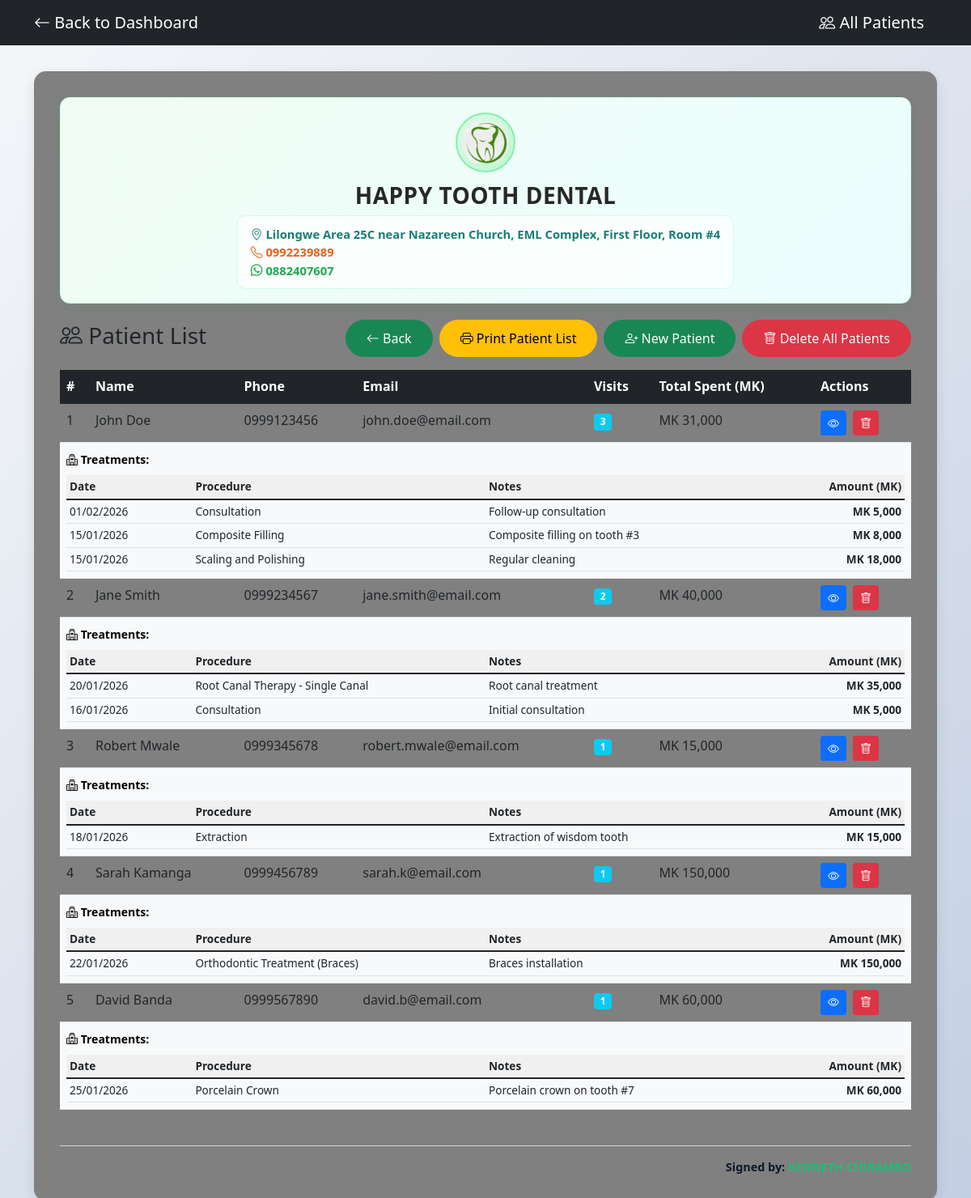
Screenshot of /patients.php (signed in) with the database file from the repository.
### tables this page shows
CREATE TABLE patients (
    id INT PRIMARY KEY AUTO_INCREMENT,
    name VARCHAR(100) NOT NULL,
    phone VARCHAR(20),
    email VARCHAR(100),
    address TEXT,
    date_of_birth DATE,
    gender ENUM('Male', 'Female', 'Other'),
    created_at TIMESTAMP DEFAULT CURRENT_TIMESTAMP,
    updated_at TIMESTAMP DEFAULT CURRENT_TIMESTAMP ON UPDATE CURRENT_TIMESTAMP
);

CREATE TABLE visits (
    id INT PRIMARY KEY AUTO_INCREMENT,
    patient_id INT NOT NULL,
    procedure_id INT NOT NULL,
    visit_date DATE NOT NULL,
    amount DECIMAL(10,2) NOT NULL,
    notes TEXT,
    created_at TIMESTAMP DEFAULT CURRENT_TIMESTAMP,
    updated_at TIMESTAMP DEFAULT CURRENT_TIMESTAMP ON UPDATE CURRENT_TIMESTAMP,
    FOREIGN KEY (patient_id) REFERENCES patients(id) ON DELETE CASCADE,
    FOREIGN KEY (procedure_id) REFERENCES procedures(id)
);

CREATE TABLE procedures (
    id INT PRIMARY KEY,
    name VARCHAR(150) NOT NULL,
    price DECIMAL(10,2) NOT NULL,
    category VARCHAR(50),
    description TEXT,
    created_at TIMESTAMP DEFAULT CURRENT_TIMESTAMP
);

### patients.php (the view, shortened to what this page needs)
<?php
require_once 'database.php';
$patients = [];
$patient_treatments = [];
try {
    $stmt = $pdo->query("
        SELECT p.*, COUNT(v.id) as visit_count, COALESCE(SUM(v.amount), 0) as total_spent
        FROM patients p
        LEFT JOIN visits v ON p.id = v.patient_id
        GROUP BY p.id
        ORDER BY p.created_at DESC
    ");
    $patients = $stmt->fetchAll();
    foreach ($patients as $patient) {
        $treat_stmt = $pdo->prepare("
            SELECT v.id, v.visit_date, v.amount, pr.name as procedure_name, v.notes
            FROM visits v
            JOIN procedures pr ON v.procedure_id = pr.id
            WHERE v.patient_id = ?
            ORDER BY v.visit_date DESC
        ");
        $treat_stmt->execute([$patient['id']]);
        $patient_treatments[$patient['id']] = $treat_stmt->fetchAll();
    }
} catch(PDOException $e) {
}
?>
<!DOCTYPE html>
<html lang="en">
<head>
    <link href="https://cdn.jsdelivr.net/npm/bootstrap@5.1.3/dist/css/bootstrap.min.css" rel="stylesheet">
    <link rel="stylesheet" href="https://cdn.jsdelivr.net/npm/bootstrap-icons@1.8.1/font/bootstrap-icons.css">
</head>
<body>
    <nav class="navbar navbar-dark bg-dark no-print">
        <div class="container">
            <a href="index.php" class="navbar-brand">
                <i class="bi bi-arrow-left"></i> Back to Dashboard
            </a>
            <span class="navbar-brand">
                <i class="bi bi-people"></i> All Patients
            </span>
        </div>
    </nav>
    <div class="container">
        <div class="main-card">
            <div class="clinic-topbar text-center">
                <img src="Screenshot%20(1)_5509.jpg" alt="Happy Tooth Dental logo" class="tooth-brand" aria-label="Dental clinic logo">
                <h3><?php echo CLINIC_NAME; ?></h3>
                <div class="meta">
                    <span class="location-text"><i class="bi bi-geo-alt"></i> <?php echo CLINIC_LOCATION; ?></span><br>
                    <span class="phone-text"><i class="bi bi-telephone"></i> <?php echo CLINIC_CONTACT; ?></span><br>
                    <span class="whatsapp-text"><i class="bi bi-whatsapp"></i> <?php echo CLINIC_WHATSAPP; ?></span>
                </div>
            </div>
            <div class="d-flex justify-content-between align-items-center mb-3 no-print">
                <h3><i class="bi bi-people"></i> Patient List</h3>
                <div class="d-flex gap-2 flex-wrap">
                    <a href="index.php" class="btn btn-success btn-action" style="color: #fff;">
                        <i class="bi bi-arrow-left"></i> Back
                    </a>
                    <button onclick="window.print()" class="btn btn-warning btn-action">
                        <i class="bi bi-printer"></i> Print Patient List
                    </button>
                    <a href="add_patient.php" class="btn btn-success btn-action">
                        <i class="bi bi-person-plus"></i> New Patient
                    </a>
                    <button type="button" class="btn btn-danger btn-action" data-bs-toggle="modal" data-bs-target="#deleteAllPatientsModal">
                        <i class="bi bi-trash"></i> Delete All Patients
                    </button>
                </div>
            </div>
            <div class="table-responsive">
                <table class="table table-hover">
                    <thead class="table-dark">
                        <tr>
                            <th>#</th>
                            <th>Name</th>
                            <th>Phone</th>
                            <th>Email</th>
                            <th>Visits</th>
                            <th>Total Spent (MK)</th>
                            <th class="no-print">Actions</th>
                        </tr>
                    </thead>
                    <tbody>
                        <?php if (count($patients) > 0): ?>
                            <?php foreach ($patients as $index => $patient): ?>
                            <tr>
                                <td><?php echo $index + 1; ?></td>
                                <td><?php echo htmlspecialchars($patient['name']); ?></td>
                                <td><?php echo htmlspecialchars($patient['phone']); ?></td>
                                <td><?php echo htmlspecialchars($patient['email']); ?></td>
                                <td><span class="badge bg-info"><?php echo $patient['visit_count']; ?></span></td>
                                <td>MK <?php echo number_format($patient['total_spent'], 0); ?></td>
                                <td class="no-print">
                                    <div class="d-flex gap-2">
                                        <a href="patient_history.php?id=<?php echo $patient['id']; ?>" class="btn btn-sm btn-primary">
                                            <i class="bi bi-eye"></i>
                                        </a>
                                        <form method="POST" onsubmit="return confirm('Are you sure you want to delete this patient?');" class="d-inline">
                                            <button type="submit" class="btn btn-sm btn-danger" title="Delete patient">
                                                <i class="bi bi-trash"></i>
                                            </button>
                                        </form>
                                    </div>
                                </td>
                            </tr>
                            <?php if (!empty($patient_treatments[$patient['id']])): ?>
                                <tr class="table-light">
                                    <td colspan="7">
                                        <small><strong><i class="bi bi-hospital"></i> Treatments:</strong></small>
                                        <table class="table table-sm mb-0" style="margin-top: 0.5rem;">
                                            <thead>
                                                <tr style="background: #f0f0f0;">
                                                    <th style="width: 15%; font-size: 0.85rem;">Date</th>
                                                    <th style="width: 35%; font-size: 0.85rem;">Procedure</th>
                                                    <th style="width: 30%; font-size: 0.85rem;">Notes</th>
                                                    <th style="width: 20%; text-align: right; font-size: 0.85rem;">Amount (MK)</th>
                                                </tr>
                                            </thead>
                                            <tbody>
                                                <?php foreach ($patient_treatments[$patient['id']] as $treatment): ?>
                                                    <tr>
                                                        <td style="font-size: 0.85rem;"><?php echo date('d/m/Y', strtotime($treatment['visit_date'])); ?></td>
                                                        <td style="font-size: 0.85rem;"><?php echo htmlspecialchars($treatment['procedure_name']); ?></td>
                                                        <td style="font-size: 0.85rem;"><?php echo htmlspecialchars($treatment['notes']); ?></td>
                                                        <td style="text-align: right; font-size: 0.85rem; font-weight: bold;">MK <?php echo number_format($treatment['amount'], 0); ?></td>
                                                    </tr>
                                                <?php endforeach; ?>
                                            </tbody>
                                        </table>
                                    </td>
                                </tr>
                            <?php endif; ?>
                            <?php endforeach; ?>
                        <?php endif; ?>
                    </tbody>
                </table>
            </div>
            <div class="patient-signature">
                Signed by: <span>KENNETH CHIRAMBO</span>
            </div>
        </div>
    </div>
</body>
</html>

### patients.php (style rules this page uses)
body { font-family: 'Segoe UI', Tahoma, Geneva, Verdana, sans-serif; background: linear-gradient(135deg, #f5f7fa 0%, #c3cfe2 100%); min-height: 100vh; }
.main-card { background:grey; border-radius: 15px; padding: 2rem; box-shadow: 0 5px 15px rgba(0,0,0,0.1); margin-top: 2rem; }
.btn-action { border-radius: 25px; padding: 10px 25px; font-weight: 500; transition: all 0.3s; }
.clinic-topbar { background: linear-gradient(135deg, #f0fdf4, #ecfeff); color: #0f172a; border-radius: 12px; padding: 1.1rem 1.25rem; margin-bottom: 1.25rem; border: 1px solid #d1fae5; box-shadow: 0 6px 18px rgba(22, 163, 74, 0.10); }
.clinic-topbar .tooth-brand { width: 74px; height: 74px; margin: 0 auto 0.75rem; border-radius: 50%; display: block; background: linear-gradient(135deg, #dcfce7, #bbf7d0); border: 2px solid #86efac; animation: toothFloat 2.4s ease-in-out infinite; transform-origin: center; object-fit: contain; padding: 6px; }
.clinic-topbar h3 { margin: 0; font-weight: 800; color: #121312e8; letter-spacing: 0.5px; text-transform: uppercase; }
.clinic-topbar .meta { font-size: 0.92rem; opacity: 0.95; margin-top: 0.5rem; display: inline-block; text-align: left; padding: 0.7rem 1rem; border-radius: 10px; background: rgba(255, 255, 255, 0.75); border: 1px solid #d1fae5; }
.clinic-topbar .meta .location-text { color: #0f766e; font-weight: 600; }
.clinic-topbar .meta .phone-text { color: #ea580c; font-weight: 700; }
.clinic-topbar .meta .whatsapp-text { color: #16a34a; font-weight: 700; }
.patient-signature { margin-top: 1.75rem; padding-top: 0.9rem; border-top: 1px solid #d1d5db; text-align: right; font-weight: 700; color: #0f172a; font-size: 0.9rem; }
.patient-signature span { color: #1dbf73; }

### rows the page displays
patients: name "John Doe", phone "0999123456", email "john.doe@email.com", visit_count "3", total_spent "31,000"
visits: visit_date "01/02/2026", procedure.name "Consultation", notes "Follow-up consultation", amount "5,000"
visits: visit_date "15/01/2026", procedure.name "Composite Filling", notes "Composite filling on tooth #3", amount "8,000"
visits: visit_date "15/01/2026", procedure.name "Scaling and Polishing", notes "Regular cleaning", amount "18,000"
patients: name "Jane Smith", phone "0999234567", email "jane.smith@email.com", visit_count "2", total_spent "40,000"
visits: visit_date "20/01/2026", procedure.name "Root Canal Therapy - Single Canal", notes "Root canal treatment", amount "35,000"
visits: visit_date "16/01/2026", procedure.name "Consultation", notes "Initial consultation", amount "5,000"
patients: name "Robert Mwale", phone "0999345678", email "robert.mwale@email.com", visit_count "1", total_spent "15,000"
visits: visit_date "18/01/2026", procedure.name "Extraction", notes "Extraction of wisdom tooth", amount "15,000"
patients: name "Sarah Kamanga", phone "0999456789", email "sarah.k@email.com", visit_count "1", total_spent "150,000"
visits: visit_date "22/01/2026", procedure.name "Orthodontic Treatment (Braces)", notes "Braces installation", amount "150,000"
patients: name "David Banda", phone "0999567890", email "david.b@email.com", visit_count "1", total_spent "60,000"
visits: visit_date "25/01/2026", procedure.name "Porcelain Crown", notes "Porcelain crown on tooth #7", amount "60,000"

### other values shown
CLINIC_NAME "HAPPY TOOTH DENTAL"
CLINIC_LOCATION "Lilongwe Area 25C near Nazareen Church, EML Complex, First Floor, Room #4"
CLINIC_CONTACT "0992239889"
CLINIC_WHATSAPP "0882407607"
